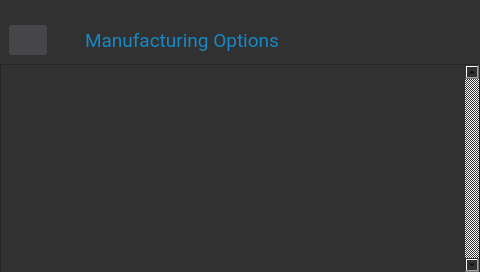
<?xml version="1.0" encoding="UTF-8"?>
<ui version="4.0">
 <class>ManufacturingOptionsScreen</class>
 <widget class="QDialog" name="ManufacturingOptionsScreen">
  <property name="geometry">
   <rect>
    <x>0</x>
    <y>0</y>
    <width>480</width>
    <height>272</height>
   </rect>
  </property>
  <property name="windowTitle">
   <string>Dialog</string>
  </property>
  <property name="styleSheet">
   <string notr="true">background-color: rgb(49, 49, 49);</string>
  </property>
  <widget class="QLabel" name="titleManufacturingOptions">
   <property name="geometry">
    <rect>
     <x>85</x>
     <y>25</y>
     <width>271</width>
     <height>30</height>
    </rect>
   </property>
   <property name="font">
    <font>
     <family>Roboto</family>
     <pointsize>14</pointsize>
    </font>
   </property>
   <property name="styleSheet">
    <string notr="true">color:#1788c3
</string>
   </property>
   <property name="text">
    <string>Manufacturing Options</string>
   </property>
  </widget>
  <widget class="QPushButton" name="backManufacturingOptions">
   <property name="geometry">
    <rect>
     <x>9</x>
     <y>25</y>
     <width>38</width>
     <height>30</height>
    </rect>
   </property>
   <property name="focusPolicy">
    <enum>Qt::NoFocus</enum>
   </property>
   <property name="styleSheet">
    <string notr="true">border:none;
border-radius:3px;
background-color: rgb(70, 70, 73);</string>
   </property>
   <property name="text">
    <string/>
   </property>
   <property name="icon">
    <iconset resource="../rsc/resource.qrc">
     <normaloff>:/icons/previous.png</normaloff>:/icons/previous.png</iconset>
   </property>
  </widget>
  <widget class="QScrollArea" name="scrollAreaConfiguration">
   <property name="geometry">
    <rect>
     <x>0</x>
     <y>64</y>
     <width>480</width>
     <height>209</height>
    </rect>
   </property>
   <property name="styleSheet">
    <string notr="true"> QScrollBar:vertical {
     border: none;
     width: 5px;
 }
 QScrollBar::handle:vertical {
     background:#1788c3;
     min-height: 20px;
 }
 QScrollBar::up-arrow:vertical, QScrollBar::down-arrow:vertical {
     border: 2px #1788c3;
     width: 5px;
     height: 5px;
     background: #1788c3;
 }</string>
   </property>
   <property name="verticalScrollBarPolicy">
    <enum>Qt::ScrollBarAlwaysOn</enum>
   </property>
   <property name="widgetResizable">
    <bool>true</bool>
   </property>
   <widget class="QWidget" name="scrollAreaWidgetContentsConfiguration">
    <property name="geometry">
     <rect>
      <x>0</x>
      <y>0</y>
      <width>464</width>
      <height>207</height>
     </rect>
    </property>
    <widget class="QWidget" name="verticalLayoutWidget">
     <property name="geometry">
      <rect>
       <x>9</x>
       <y>9</y>
       <width>461</width>
       <height>201</height>
      </rect>
     </property>
     <layout class="QVBoxLayout" name="verticalLayoutConfiguration">
      <property name="leftMargin">
       <number>60</number>
      </property>
      <property name="topMargin">
       <number>5</number>
      </property>
      <property name="rightMargin">
       <number>60</number>
      </property>
      <property name="bottomMargin">
       <number>5</number>
      </property>
     </layout>
    </widget>
   </widget>
  </widget>
 </widget>
 <resources>
  <include location="../rsc/resource.qrc"/>
 </resources>
 <connections/>
</ui>
